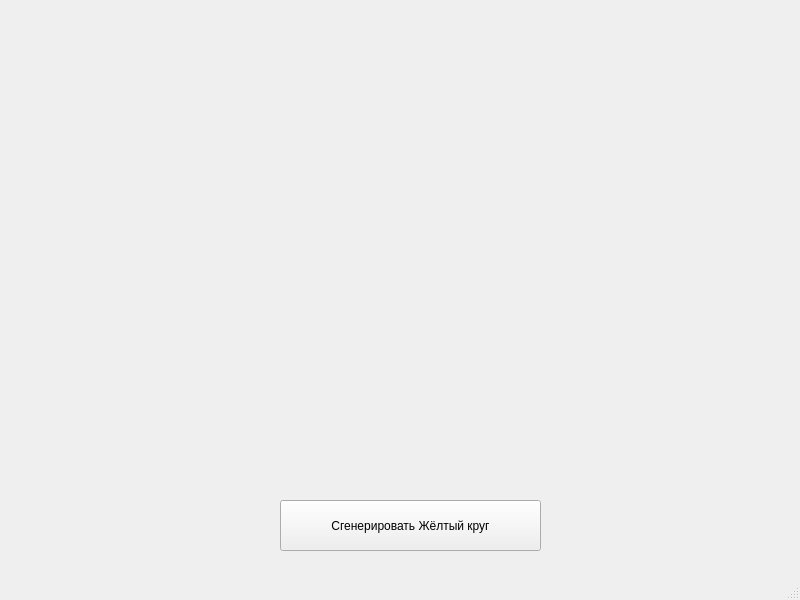
<?xml version="1.0" encoding="UTF-8"?>
<ui version="4.0">
 <class>MainWindow</class>
 <widget class="QMainWindow" name="MainWindow">
  <property name="geometry">
   <rect>
    <x>0</x>
    <y>0</y>
    <width>800</width>
    <height>600</height>
   </rect>
  </property>
  <property name="windowTitle">
   <string>MainWindow</string>
  </property>
  <widget class="QWidget" name="centralwidget">
   <widget class="QPushButton" name="btn_generate">
    <property name="geometry">
     <rect>
      <x>280</x>
      <y>500</y>
      <width>261</width>
      <height>51</height>
     </rect>
    </property>
    <property name="text">
     <string>Сгенерировать Жёлтый круг</string>
    </property>
   </widget>
  </widget>
  <widget class="QMenuBar" name="menubar">
   <property name="geometry">
    <rect>
     <x>0</x>
     <y>0</y>
     <width>800</width>
     <height>21</height>
    </rect>
   </property>
  </widget>
  <widget class="QStatusBar" name="statusbar"/>
 </widget>
 <resources/>
 <connections/>
</ui>
